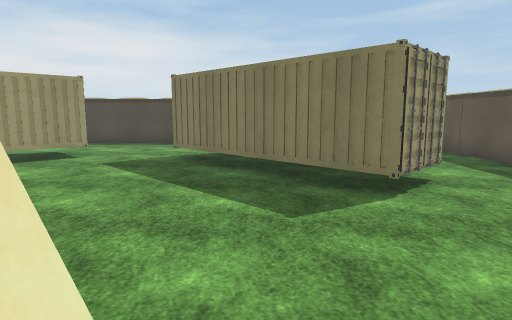
View 1 (above)

18 first-person views from a walk through a Unity game level. The camera is 1.4 m above the floor, tilts 8° down and sees 75° across. The floor is counted in squares, 1 m on a side. Each view is taken from the middle of a square. On the plan, view 1 faces up. The plan holds only what a view shows up to about 15 squares ahead; the rest is blank. The place goes on beyond the plan. Surface patterns are stand-ins for the level's own textures.

View 2
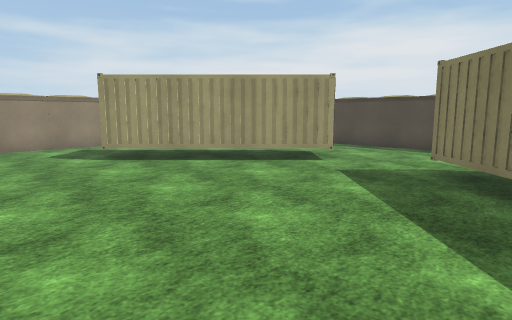

View 3
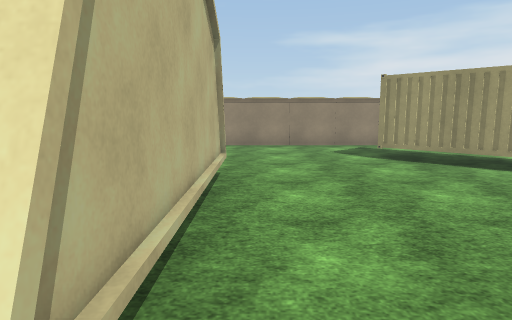

View 4
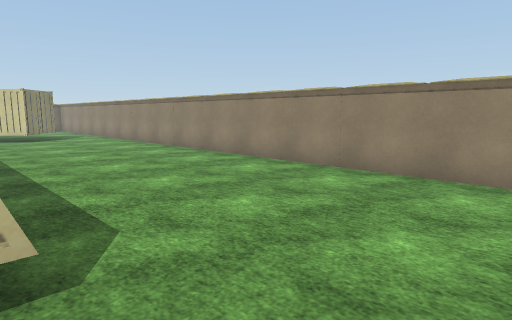

View 5
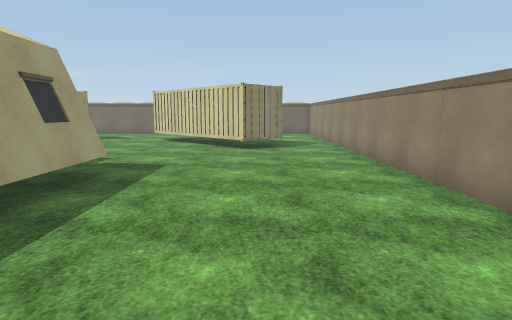

View 6
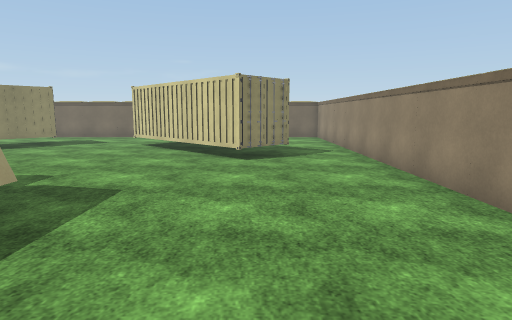

View 7
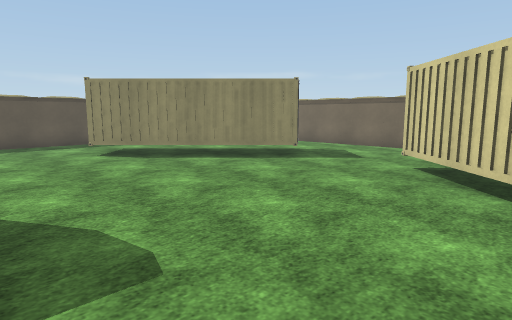

View 8
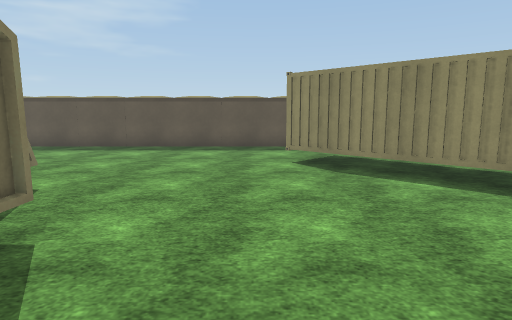

View 9
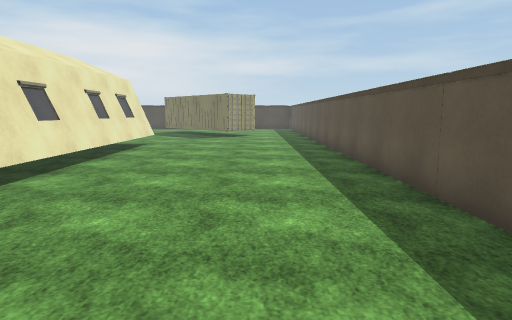

View 10
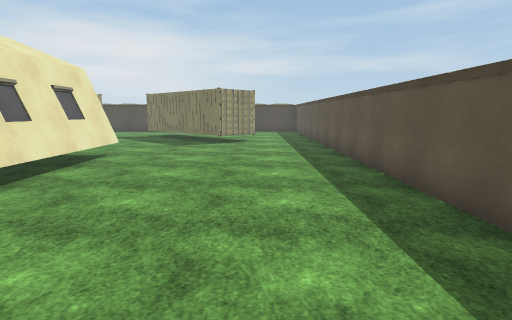

View 11
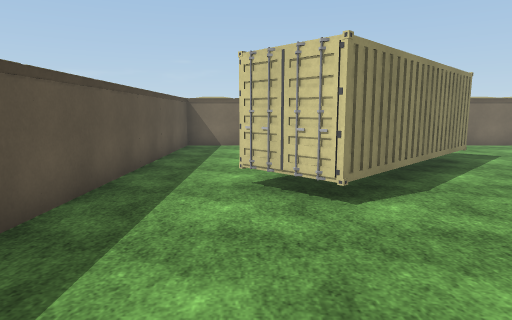

View 12
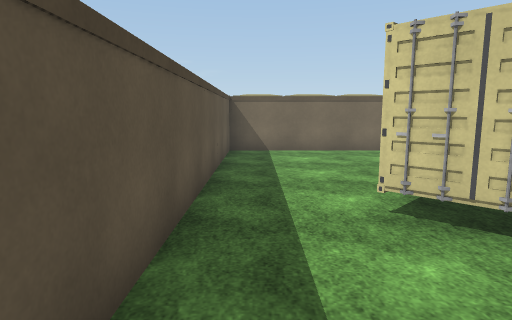

View 13
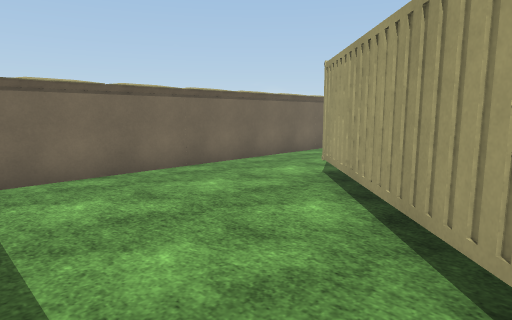

View 14
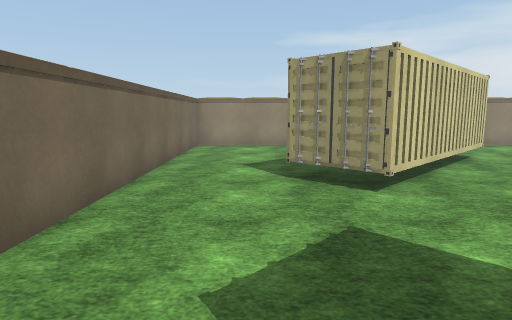

View 15
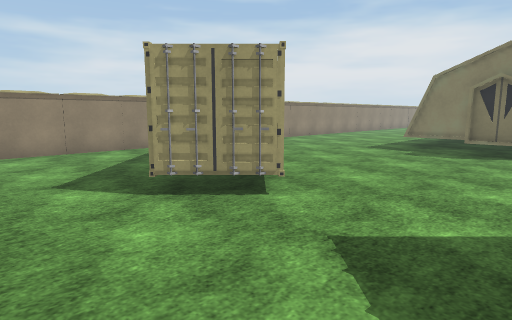

View 16
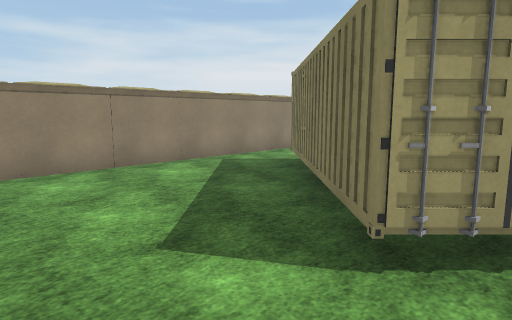

View 17
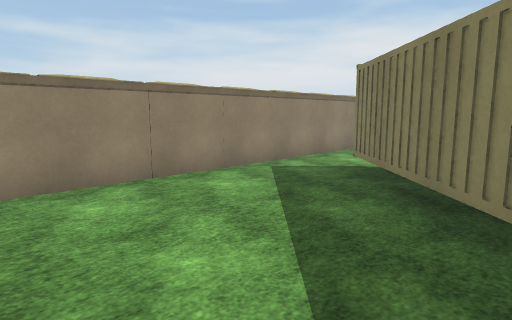

View 18
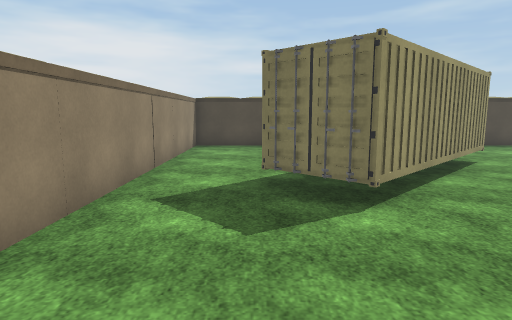

### Floor plan
Key: @ floor where view 1 was taken; # wall or solid block; . floor; C container.
Columns run from 15 left of view 1 to 7 right of it. Each row starts with its distance up from view 1.
 16 ####   ########
 15 #...   ..... ..
 14 #...    ......
 13 #...  .......         #
 12 #...  .. ....         #
 11 #... ..  C...        .#
 10 #.....  CC...C       .#
  9 #....  CC.....C     ..#
  8 #...  CC.......C   ...
  7 #..CCCC.........C CC..
  6 #...CC...........CC..
  5 #.....................#
  4 #.....................#
  3 #.....................#
  2 #.....................#
  1 #.......#######.......#
  0 #.......      #@......#
 -1 #.......      #.......#
 -2 #.......      #.......#
 -3 #.......      #.......#
 -4 #.......      #.......#
 -5 #.......      #.......#
 -6 #.......      #.......#
 -7 #.......#     #.......#
 -8 #.......#     #.......#
 -9 #.......#     #.......#
-10 #.......###   #.......#
-11 #.........###.........#
-12 #.....................#
-13 #.....................#
-14 #.....................#
-15 #...CC............C...#
-16 #..CCCC..........CCC..#
-17 #..CC CC........C CC..#
-18 #...CC CC......C CC...#
-19 #....CC CC....C CC....#
-20 #.....CCCC...C CC.....#
-21 #......CC.....CC......#
-22 #.....................#
-23 #.....................#
-24 #.....................#
-25 #######################

Positions as (right, up) in squares from view 1, and headings:
1: (0, 0), facing up
2: (0, 2), facing up-left
3: (0, 2), facing left
4: (-7, 4), facing down-left
5: (-11, -2), facing down
6: (-11, -5), facing down
7: (-9, -11), facing down-right
8: (-7, -14), facing right
9: (4, -14), facing up
10: (4, -10), facing up
11: (4, -10), facing down
12: (6, -12), facing down
13: (6, -17), facing down-left
14: (0, -22), facing left
15: (-2, -24), facing up-left
16: (-6, -24), facing up-left
17: (-8, -24), facing up-left
18: (-12, 1), facing up
